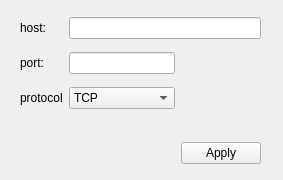
<?xml version="1.0" encoding="UTF-8"?>
<ui version="4.0">
 <class>TuneUpForm</class>
 <widget class="QWidget" name="TuneUpForm">
  <property name="geometry">
   <rect>
    <x>0</x>
    <y>0</y>
    <width>283</width>
    <height>180</height>
   </rect>
  </property>
  <property name="windowTitle">
   <string>Form</string>
  </property>
  <widget class="QWidget" name="gridLayoutWidget">
   <property name="geometry">
    <rect>
     <x>20</x>
     <y>10</y>
     <width>241</width>
     <height>161</height>
    </rect>
   </property>
   <layout class="QGridLayout" name="gridLayout">
    <item row="3" column="0">
     <widget class="QLabel" name="protocolLabel">
      <property name="text">
       <string>protocol</string>
      </property>
     </widget>
    </item>
    <item row="2" column="2">
     <spacer name="horizontalSpacer">
      <property name="orientation">
       <enum>Qt::Horizontal</enum>
      </property>
      <property name="sizeHint" stdset="0">
       <size>
        <width>40</width>
        <height>20</height>
       </size>
      </property>
     </spacer>
    </item>
    <item row="4" column="0" colspan="3">
     <spacer name="horizontalSpacer_3">
      <property name="orientation">
       <enum>Qt::Horizontal</enum>
      </property>
      <property name="sizeHint" stdset="0">
       <size>
        <width>40</width>
        <height>20</height>
       </size>
      </property>
     </spacer>
    </item>
    <item row="0" column="0">
     <widget class="QLabel" name="hostLabel">
      <property name="text">
       <string>host:</string>
      </property>
     </widget>
    </item>
    <item row="3" column="1">
     <widget class="QComboBox" name="protocolComboBox">
      <item>
       <property name="text">
        <string>TCP</string>
       </property>
      </item>
      <item>
       <property name="text">
        <string>UDP</string>
       </property>
      </item>
     </widget>
    </item>
    <item row="0" column="1" colspan="2">
     <widget class="QLineEdit" name="hostLineEdit"/>
    </item>
    <item row="2" column="0">
     <widget class="QLabel" name="portLabel">
      <property name="text">
       <string>port:</string>
      </property>
     </widget>
    </item>
    <item row="3" column="2">
     <spacer name="horizontalSpacer_2">
      <property name="orientation">
       <enum>Qt::Horizontal</enum>
      </property>
      <property name="sizeHint" stdset="0">
       <size>
        <width>40</width>
        <height>20</height>
       </size>
      </property>
     </spacer>
    </item>
    <item row="2" column="1">
     <widget class="QLineEdit" name="portLineEdit"/>
    </item>
    <item row="5" column="2">
     <widget class="QPushButton" name="applyPushButton">
      <property name="text">
       <string>Apply</string>
      </property>
     </widget>
    </item>
   </layout>
  </widget>
 </widget>
 <resources/>
 <connections/>
</ui>
